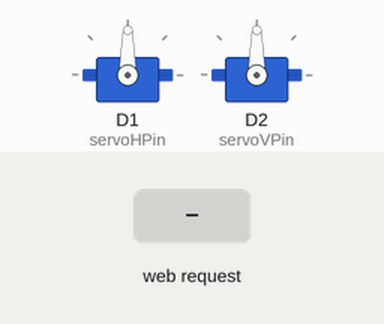
Bench run of a sketch on a simulated ESP8266 (NodeMCU). Shown: 2 × servo. Inputs (shaded band) come from the test bench. WiFi joins after 1.5 s; servers stay silent unless stated; what the sketch prints to the serial monitor is not drawn.

Above: at 2.7 s.
2.8 s: HTTP request GET /LEFT_START received
At 5.5 s:
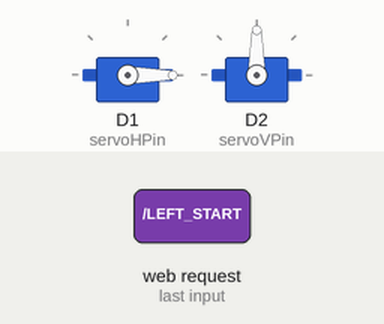
5.8 s: HTTP request GET /UP_START received
At 8.5 s:
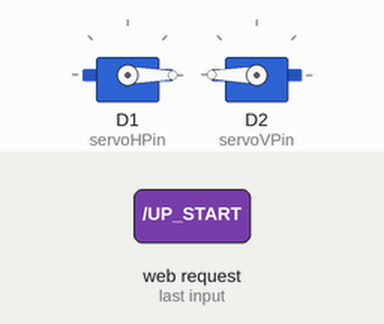
8.8 s: HTTP request GET /RIGHT_START received
At 9.8 s:
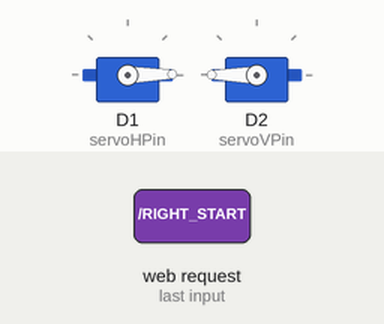
10.3 s: HTTP request GET /LEFT_STOP received
At 11.09 s:
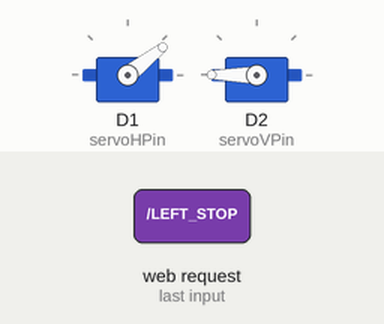
13.3 s: HTTP request GET /DOWN_START received
At 15.2 s:
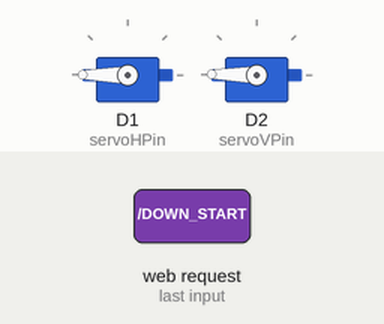
15.7 s: HTTP request GET /UP_STOP received
At 16.46 s:
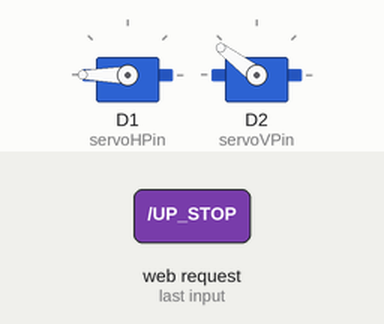
Timing chart, 0 to 19.7 s (numbered marks = the images above; inputs shaded):
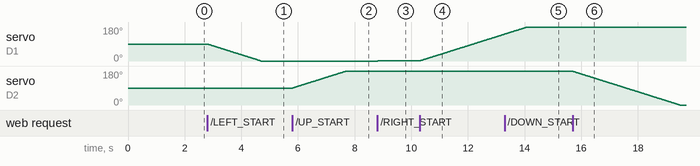

The sketch:

servo.ino
```cpp
#include <Servo.h>
#include <ESP8266WiFi.h>

// 두 개의 서보 객체 생성 (수평, 수직)
Servo servoH;  // 좌우(수평) 움직임
Servo servoV;  // 상하(수직) 움직임

const int servoHPin = D1; // 수평 서보 핀
const int servoVPin = D2; // 수직 서보 핀

volatile int posH = 90; // 초기 각도: 중앙 (0~180)
volatile int posV = 90; // 초기 각도: 중앙 (0~180)

// === WiFi 설정 및 서버 ===
const char* ssid = "Ark";
const char* password = "qazwsxedc";

WiFiServer server(80);

// 방향 제어 상태
volatile bool moveLeft = false;
volatile bool moveRight = false;
volatile bool moveUp = false;
volatile bool moveDown = false;

unsigned long lastMoveTime = 0;
const unsigned long moveInterval = 20; // ms, 각도 1도씩 조절 간격

void setup() {
  Serial.begin(115200);
  servoH.attach(servoHPin);
  servoV.attach(servoVPin);
  servoH.write(posH);
  servoV.write(posV);

  // WiFi 연결
  Serial.println();
  Serial.println();
  Serial.print("Connecting to ");
  Serial.println(ssid);

  WiFi.mode(WIFI_STA);
  WiFi.begin(ssid, password);
  while (WiFi.status() != WL_CONNECTED) {
    delay(500);
    Serial.print(".");
  }
  Serial.println("");
  Serial.println("WiFi connected");

  // 서버 시작
  server.begin();
  Serial.println("Server started");

  // IP 주소 출력
  Serial.print("Use this URL : ");
  Serial.print("http://");
  Serial.print(WiFi.localIP());
  Serial.println("/");
}

void loop() {
  WiFiClient client = server.available();
  if (client) {
    String request = client.readStringUntil('\r');
    client.flush();

    Serial.print("Received request: ");
    Serial.println(request);  // <-- 로그 출력

    // 좌우 제어 명령 파싱 (수평)
    if (request.indexOf("/LEFT_START") != -1) {
      moveLeft = true;
    }
    if (request.indexOf("/LEFT_STOP") != -1) {
      moveLeft = false;
    }
    if (request.indexOf("/RIGHT_START") != -1) {
      moveRight = true;
    }
    if (request.indexOf("/RIGHT_STOP") != -1) {
      moveRight = false;
    }

    // 상하 제어 명령 파싱 (수직)
    if (request.indexOf("/UP_START") != -1) {
      moveUp = true;
    }
    if (request.indexOf("/UP_STOP") != -1) {
      moveUp = false;
    }
    if (request.indexOf("/DOWN_START") != -1) {
      moveDown = true;
    }
    if (request.indexOf("/DOWN_STOP") != -1) {
      moveDown = false;
    }

    // 응답
    client.println("HTTP/1.1 200 OK");
    client.println("Content-Type: text/plain");
    client.println("Connection: close");
    client.println();
    client.println("Dual-servo control OK");
  }

  // 주기적으로 각도 업데이트
  unsigned long now = millis();
  if (now - lastMoveTime > moveInterval) {
    lastMoveTime = now;
    // 좌우(수평)
    if (moveLeft && posH > 0) {
      posH -= 1;
      servoH.write(posH);
    }
    if (moveRight && posH < 180) {
      posH += 1;
      servoH.write(posH);
    }
    // 상하(수직)
    if (moveUp && posV < 180) {
      posV += 1;
      servoV.write(posV);
    }
    if (moveDown && posV > 0) {
      posV -= 1;
      servoV.write(posV);
    }
  }
}
```

Measured:
- after the input at 2.8 s, servo on D1 (servoHPin): moves from 90° to 0° over 1.9 s, starting at once
- after the input at 5.8 s, servo on D2 (servoVPin): moves from 90° to 180° over 1.9 s, starting at once
- after the input at 8.8 s, servo on D1 (servoHPin): 0° → 1° at once
- after the input at 10.3 s, servo on D1 (servoHPin): moves from 1° to 142° over 3.0 s, starting at once
- after the input at 13.3 s, servo on D2 (servoVPin): 180° → 179° at once
- after the input at 15.7 s, servo on D2 (servoVPin): moves from 179° to 0° over 3.8 s, starting at once
